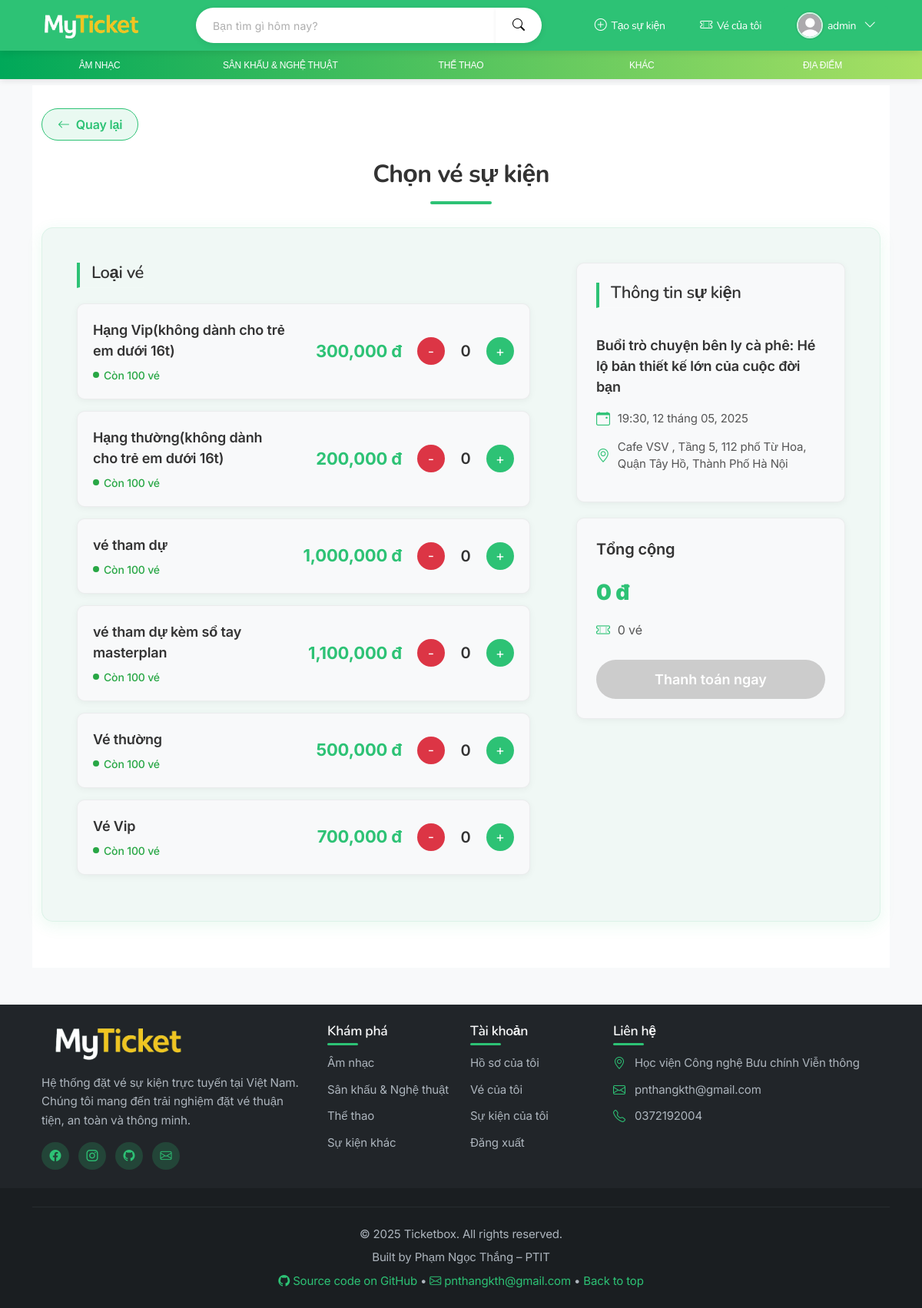
Screenshot of /booking/book/4/?session=12 (signed in) with the database file from the repository.
### app/models.py (models this page shows, shortened)
class UserProfile(models.Model):
    GENDER_CHOICES = [
        ('M', 'Nam'),
        ('F', 'Nữ'),
    ]
    user = models.OneToOneField(User, on_delete=models.CASCADE, related_name='profile')
    avatar = models.ImageField(upload_to='avatars/', blank=True, null=True)
    phone_number = models.CharField(max_length=15, blank=True, null=True, verbose_name="Số điện thoại")
    birth_date = models.DateField(blank=True, null=True, verbose_name="Ngày sinh")
    gender = models.CharField(max_length=1, choices=GENDER_CHOICES, blank=True, null=True, verbose_name="Giới tính")
    address = models.TextField(blank=True, null=True, verbose_name="Địa chỉ")

class TicketType(models.Model):
    session = models.ForeignKey(EventSession, on_delete=models.CASCADE, related_name='ticket_types', verbose_name="Mốc thời gian")
    name = models.CharField(max_length=100, verbose_name="Tên loại vé")
    price = models.DecimalField(max_digits=10, decimal_places=0, verbose_name="Giá vé")
    description = models.TextField(blank=True, null=True, verbose_name="Mô tả")
    quantity = models.PositiveIntegerField(default=100, verbose_name="Số lượng vé")
    min_quantity_per_order = models.PositiveIntegerField(default=1, verbose_name="Số lượng vé tối thiểu mỗi đơn")
    max_quantity_per_order = models.PositiveIntegerField(default=10, verbose_name="Số lượng vé tối đa mỗi đơn")
    sale_start_time = models.DateTimeField(verbose_name="Thời gian bắt đầu bán vé", default=timezone.now)
    sale_end_time = models.DateTimeField(verbose_name="Thời gian kết thúc bán vé")
    ticket_info = models.TextField(blank=True, null=True, verbose_name="Thông tin vé bổ sung")
    ticket_image = models.ImageField(upload_to='tickets/images/', verbose_name="Hình ảnh vé", blank=True, null=True)
    class Meta:
        verbose_name = "Loại vé"
        verbose_name_plural = "Loại vé"
    @property
    def available_quantity(self):
        from django.db.models import Sum
        from booking.models import Booking
        sold = Booking.objects.filter(ticket_type=self, payment_status='Paid').aggregate(Sum('quantity'))['quantity__sum'] or 0
        return self.quantity - sold

class Event(models.Model):
    CATEGORY_CHOICES = [
        ('concert', 'Âm nhạc'),
        ('theater', 'Sân khấu & Nghệ Thuật'),
        ('sports', 'Thể thao'),
        ('conference', ''),
        ('other', 'Khác'),
    ]
    title = models.CharField(max_length=200, verbose_name="Tên sự kiện")
    description = models.TextField(verbose_name="Mô tả")
    category = models.CharField(max_length=20, choices=CATEGORY_CHOICES, default='other', verbose_name="Thể loại")
    location = models.CharField(max_length=200, verbose_name="Địa điểm")
    image = models.ImageField(upload_to='events/', blank=True, null=True, verbose_name="Ảnh sự kiện")
    organizer_name = models.CharField(max_length=200, blank=True, null=True, verbose_name="Tên nhà tổ chức")
    organizer_description = models.TextField(blank=True, null=True, verbose_name="Mô tả nhà tổ chức")
    organizer_logo = models.ImageField(upload_to='organizers/', blank=True, null=True, verbose_name="Logo nhà tổ chức")

class EventSession(models.Model):
    event = models.ForeignKey(Event, on_delete=models.CASCADE, related_name='sessions', verbose_name="Sự kiện")
    start_time = models.DateTimeField(verbose_name="Thời gian bắt đầu")
    end_time = models.DateTimeField(verbose_name="Thời gian kết thúc", null=True, blank=True)
    is_active = models.BooleanField(default=True, verbose_name="Đang hoạt động")
    class Meta:
        verbose_name = "Mốc thời gian"
        verbose_name_plural = "Mốc thời gian"
        ordering = ['start_time']

### booking/views.py (the view, shortened to what this page needs)
# urls.py: path('book/<int:event_id>/', views.book_ticket, name='book_ticket'),
def book_ticket(request, event_id):
    event = get_object_or_404(Event, pk=event_id)
    if request.method == "GET":
        session_id = request.GET.get('session')
        if session_id:
            session = get_object_or_404(EventSession, pk=session_id, event=event)
            ticket_types = TicketType.objects.filter(session=session)
        else:
            session = event.sessions.first()
            ticket_types = TicketType.objects.filter(session=session) if session else []
        return render(request, 'booking/book_ticket.html', {
            'event': event,
            'session': session,
            'ticket_types': ticket_types
        })

### booking/templates/booking/book_ticket.html (shortened to what this page needs)
{% extends 'app/base.html' %}
{% load static %}
{% load humanize %}
{% block extra_css %}
<link rel="stylesheet" href="{% static 'booking/css/book_ticket.css' %}">
{% endblock %}
{% block content %}
<div class="booking-page">
  <div class="container">
    <a href="{% url 'event_detail' event.id %}" class="back-button">
      <i class="bi bi-arrow-left"></i> Quay lại
    </a>
    <h1 class="booking-title">Chọn vé sự kiện</h1>
    <div class="booking-container">
      <div class="left">
        <h2 class="section-title">Loại vé</h2>
        {% if ticket_types %}
          {% for ticket in ticket_types %}
          <div class="ticket-item">
            <div class="ticket-info">
              <div class="ticket-name">{{ ticket.name }}</div>
              <div class="ticket-remaining">
                {% if ticket.available_quantity > 0 %}
                  Còn {{ ticket.available_quantity }} vé
                {% else %}
                  <span class="ticket-sold-out">Hết vé</span>
                {% endif %}
              </div>
            </div>
            <div class="ticket-price">{{ ticket.price|floatformat:0|intcomma }} đ</div>
            <div class="ticket-buttons">
              <button class="minus" data-id="{{ ticket.id }}" data-price="{{ ticket.price }}" {% if ticket.available_quantity <= 0 %}disabled{% endif %}>-</button>
              <span id="quantity-{{ ticket.id }}">0</span>
              <button class="plus" data-id="{{ ticket.id }}" data-price="{{ ticket.price }}"
                data-max="{{ ticket.max_quantity_per_order }}"
                data-available="{{ ticket.available_quantity }}"
                {% if ticket.available_quantity <= 0 %}disabled{% endif %}>+</button>
            </div>
          </div>
          {% endfor %}
        {% else %}
          <div class="ticket-item empty">
            <span>Hiện chưa có loại vé nào cho sự kiện này</span>
          </div>
        {% endif %}
      </div>
      <div class="right">
        <div class="event-summary">
          <h2 class="section-title">Thông tin sự kiện</h2>
          <div class="event-details">
            <div class="event-title">{{ event.title }}</div>
            {% if session %}
              <div class="event-time">
                <i class="bi bi-calendar-event"></i>
                {% if session.start_time.date == session.end_time.date %}
                  {{ session.start_time|date:"H:i" }}, {{ session.start_time|date:"d" }} tháng {{ session.start_time|date:"m" }}, {{ session.start_time|date:"Y" }}
                {% else %}
                  {{ session.start_time|date:"H:i, d/m/Y" }}
                {% endif %}
              </div>
            {% endif %}
            <div class="event-location">
              <i class="bi bi-geo-alt"></i> {{ event.location }}
            </div>
          </div>
        </div>
        <div class="order-summary">
          <div class="summary-title">Tổng cộng</div>
          <div class="summary-total">
            <strong id="total-price">0 đ</strong>
          </div>
          <div class="icon-quantity">
            <i class="bi bi-ticket-perforated"></i>
            <span id="total-tickets">0 vé</span>
          </div>
          <form method="post" action="{% url 'booking:book_ticket' event.id %}" id="booking-form">
            <button type="submit" class="continue-btn" id="continue-btn" disabled>
              Thanh toán ngay
            </button>
          </form>
        </div>
      </div>
    </div>
  </div>
</div>
{% endblock %}

### app/templates/app/base.html (shortened to what this page needs)
<!DOCTYPE html>
<html lang="vi">
<head>
    {% load static %}
    <link rel="stylesheet" href="https://cdn.jsdelivr.net/npm/bootstrap@5.3.0/dist/css/bootstrap.min.css">
    <link rel="stylesheet" href="{% static 'app/css/style.css' %}">
    <link rel="stylesheet" href="https://cdn.jsdelivr.net/npm/bootstrap-icons@1.11.0/font/bootstrap-icons.css">
    {% block extra_css %}{% endblock %}
</head>
<body>
    <div class="navbar custom-green py-2">
        <div class="container-fluid">
            <a href="{% url 'home' %}" class="navbar-brand ms-3">
                <img src="{% static 'app/images/logo.png' %}" alt="Logo" >
            </a>
            <form class="search-form mx-auto" role="search" action="{% url 'home' %}" method="GET">
                <div class="input-group">
                    <input class="form-control shadow-sm" type="search" name="q" placeholder="Bạn tìm gì hôm nay?" aria-label="Search" value="{{ search_query|default:'' }}">
                    <button class="btn btn-light shadow-sm" type="submit">
                        <i class="bi bi-search"></i>
                    </button>
                </div>
            </form>
            <div class="navbar-buttons me-3">
                <a href="#" class="btn btn-custom btn-custom-secondary">
                    <i class="bi bi-plus-circle"></i>
                    <span>Tạo sự kiện</span>
                </a>
                {% if user.is_authenticated %}
                    <a href="{% url 'booking:my_tickets' %}" class="btn btn-custom btn-custom-secondary">
                        <i class="bi bi-ticket-perforated"></i>
                        <span>Vé của tôi</span>
                    </a>
                    <div class="dropdown">
                        <button class="btn btn-custom btn-custom-secondary user-dropdown-btn" type="button" id="userDropdown" data-bs-toggle="dropdown" aria-expanded="false">
                            {% if user.profile.avatar and user.profile.avatar.name %}
                                <img src="{{ user.profile.avatar.url }}" alt="Profile" class="rounded-circle">
                            {% else %}
                                <img src="{% static 'app/images/default-avatar.jpg' %}" alt="Default Profile" class="rounded-circle">
                            {% endif %}
                            <span>{{ user.username }}</span>
                            <i class="bi bi-chevron-down ms-1"></i>
                        </button>
                    </div>
                {% endif %}
            </div>
        </div>
    </div>
    <div class="sub-navbar">
        <div class="container-fluid">
            <ul class="nav">
                <li class="nav-item">
                    <a class="nav-link {% if request.GET.category == 'concert' %}active{% endif %}" href="{% url 'home' %}?category=concert">
                        Âm nhạc
                    </a>
                </li>
                <li class="nav-item">
                    <a class="nav-link {% if request.GET.category == 'theater' %}active{% endif %}" href="{% url 'home' %}?category=theater">
                        Sân khấu & Nghệ thuật
                    </a>
                </li>
                <li class="nav-item">
                    <a class="nav-link {% if request.GET.category == 'sports' %}active{% endif %}" href="{% url 'home' %}?category=sports">
                        Thể thao
                    </a>
                </li>
                <li class="nav-item">
                    <a class="nav-link {% if request.GET.category == 'other' %}active{% endif %}" href="{% url 'home' %}?category=other">
                        Khác
                    </a>
                </li>
                <li class="nav-item dropdown">
                    <a class="nav-link dropdown-toggle" href="#"
                       role="button" data-bs-toggle="dropdown"
                       aria-expanded="false">
                        Địa điểm
                    </a>
                </li>
            </ul>
        </div>
    </div>
    <div class="container">
        {% block content %}{% endblock %}
    </div>
    <footer class="footer mt-5">
        <div class="footer-top py-4">
            <div class="container">
                <div class="row">
                    <div class="col-lg-4 col-md-6 mb-4 mb-lg-0">
                        <div class="footer-brand">
                            <a href="{% url 'home' %}">
                                <img src="{% static 'app/images/logo.png' %}" alt="MyTicket Logo" class="footer-logo img-fluid" style="max-height: 50px;">
                            </a>
                            <p class="mt-3">Hệ thống đặt vé sự kiện trực tuyến tại Việt Nam. Chúng tôi mang đến trải nghiệm đặt vé thuận tiện, an toàn và thông minh.</p>
                            <div class="social-links mt-3">
                                <a href="https://facebook.com" target="_blank" class="social-link"><i class="bi bi-facebook"></i></a>
                                <a href="https://instagram.com" target="_blank" class="social-link"><i class="bi bi-instagram"></i></a>
                                <a href="https://github.com/thangkh02/MyTicket" target="_blank" class="social-link"><i class="bi bi-github"></i></a>
                                <a href="mailto:pnthangkth@gmail.com" class="social-link"><i class="bi bi-envelope" ></i></a>
                            </div>
                        </div>
                    </div>
                    <div class="col-lg-2 col-md-6 mb-4 mb-lg-0">
                        <h5 class="footer-heading">Khám phá</h5>
                        <ul class="footer-links">
                            <li><a href="{% url 'home' %}?category=concert">Âm nhạc</a></li>
                            <li><a href="{% url 'home' %}?category=theater">Sân khấu & Nghệ thuật</a></li>
                            <li><a href="{% url 'home' %}?category=sports">Thể thao</a></li>
                            <li><a href="{% url 'home' %}?category=other">Sự kiện khác</a></li>
                        </ul>
                    </div>
                    <div class="col-lg-2 col-md-6 mb-4 mb-lg-0">
                        <h5 class="footer-heading">Tài khoản</h5>
                        <ul class="footer-links">
                            {% if user.is_authenticated %}
                            <li><a href="{% url 'profile' %}">Hồ sơ của tôi</a></li>
                            <li><a href="{% url 'booking:my_tickets' %}">Vé của tôi</a></li>
                            <li><a href="{% url 'profile' %}?tab=tickets">Sự kiện của tôi</a></li>
                            <li><a href="{% url 'logout' %}">Đăng xuất</a></li>
                            {% else %}
                            <li><a href="{% url 'login' %}">Đăng nhập</a></li>
                            <li><a href="{% url 'register' %}">Đăng ký</a></li>
                            {% endif %}
                        </ul>
                    </div>
                    <div class="col-lg-4 col-md-6">
                        <h5 class="footer-heading">Liên hệ</h5>
                        <ul class="footer-contact">
                            <li><i class="bi bi-geo-alt" ></i> Học viện Công nghệ Bưu chính Viễn thông </li>
                            <li><i class="bi bi-envelope"></i> <a href="mailto:pnthangkth@gmail.com"> pnthangkth@gmail.com</a></li>
                            <li><i class="bi bi-telephone"></i> <a href="tel:0372192004">0372192004</a></li>
                        </ul>
                    </div>
                </div>
            </div>
        </div>
        <div class="footer-bottom py-3">
            <div class="container text-center">
                <hr class="footer-divider">
                <p>© 2025 Ticketbox. All rights reserved.</p>
                <p>Built by Phạm Ngọc Thắng – PTIT</p>
                <p>
                    <a href="https://github.com/thangkh02/MyTicket" target="_blank" >
                        <i class="bi bi-github"></i> Source code on GitHub
                    </a> •
                    <a href="mailto:pnthangkth@gmail.com">
                        <i class="bi bi-envelope"></i> pnthangkth@gmail.com
                    </a> •
                    <a href="#top">
                        Back to top
                    </a>
                </p>
            </div>
        </div>
    </footer>
</body>
</html>

### rows the page displays
TicketType: name "Hạng Vip(không dành cho trẻ em dưới 16t)", available_quantity "100", price "300,000"
TicketType: name "Hạng thường(không dành cho trẻ em dưới 16t)", available_quantity "100", price "200,000"
TicketType: name "vé tham dự", available_quantity "100", price "1,000,000"
TicketType: name "vé tham dự kèm sổ tay masterplan", available_quantity "100", price "1,100,000"
TicketType: name "Vé thường", available_quantity "100", price "500,000"
TicketType: name "Vé Vip", available_quantity "100", price "700,000"
Event: title "Buổi trò chuyện bên ly cà phê: Hé lộ bản thiết kế lớn của cuộc đời bạn", location "Cafe VSV , Tầng 5, 112 phố Từ Hoa, Quận Tây Hồ, Thành Phố Hà Nội"
EventSession: start_time "19:30", start_time "12", start_time "05", start_time "2025"

### other values shown
{{ user.username }} "admin"
